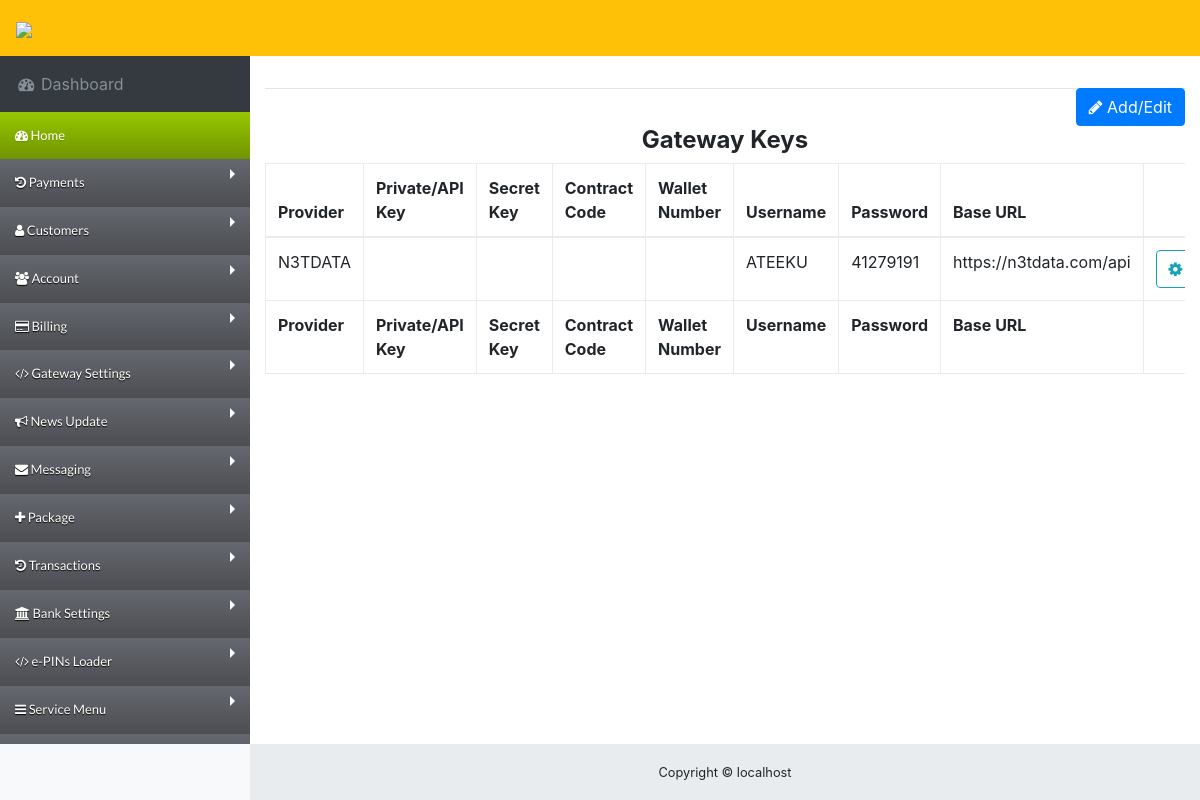
The app's page /app/administrator/api_settings.php (signed in) with its own data.
### tables this page shows
CREATE TABLE `providers_api_key` (
  `serial` int(11) NOT NULL,
  `provider` varchar(100) DEFAULT NULL,
  `privatekey` varchar(512) DEFAULT NULL,
  `secretkey` varchar(512) DEFAULT NULL,
  `contractcode` varchar(100) DEFAULT NULL,
  `wallet_no` varchar(100) DEFAULT NULL,
  `username` varchar(100) DEFAULT NULL,
  `password` varchar(100) DEFAULT NULL,
  `baseurl` varchar(255) DEFAULT NULL
);

### app/administrator/api_settings.php (the view, shortened to what this page needs)
<?php
require('../db.php');
include('../inc/logo.php');
include('inc/header.php');
?>
<body class="fixed-nav sticky-footer bg-light" id="page-top">
 <?php include('inc/nav.php');?>
      </ul>
    </div>
  </nav>
  <div class="content-wrapper">
    <div class="container-fluid ">
      <div class="row justify-content-center">
        <div class="col-12">
          <p>
      <form method="POST" action="javascript:void(0)" id="providerkey">
<a href="#" id="action" class="btn btn-primary float-right"><i class="fa fa-pencil"></i> Add/Edit</a>
   </form>
<hr>
<div class="table-responsive">
     <h4 class="w3-xxxlarge w3-text-yellow" align="center"><b>Gateway Keys </b></h4>
     <?php
     function providerkey($conn){
		$Runqry = $conn->query("SELECT * FROM providers_api_key ");
	 while($rkey[] = $Runqry->fetch_assoc()){}
		return json_encode($rkey);
     }
		?>
     <table class="table table-bordered" id="others" width="100%" cellspacing="0" >
            <thead>
              <tr>
                 <th>Provider</td>
                <th>Private/API Key</td>
                <th>Secret Key</td>
                <th>Contract Code</td>
                <th>Wallet Number</td>
                <th>Username</td>
                  <th>Password</td>
                  <th>Base URL</td>
                <th></th>
              </tr>
              </thead>
              <tfoot>
              <tr>
               <th>Provider</td>
                <th>Private/API Key</td>
                <th>Secret Key</td>
                <th>Contract Code</td>
                <th>Wallet Number</td>
                 <th>Username</td>
                  <th>Password</td>
                  <th>Base URL</td>
                <th></th>
              </tr>
              </tfoot>
              <tbody>
                <?php
               $json_key = json_decode(providerkey($conn));
               foreach($json_key as $row ){
               for ( $i = 0, $m = count($row); $i < $m; $i++){
               ?>
                <tr>
                  <td><?php echo strtoupper($row->provider); ?></td>
                    <td><?php echo $row->privatekey; ?></td>
                    <td><?php echo $row->secretkey; ?></td>
                  <td><?php echo $row->contractcode; ?></td>
                    <td><?php echo $row->wallet_no; ?></td>
                    <td><?php echo $row->username; ?></td>
                    <td><?php echo $row->password; ?></td>
                    <td><?php echo $row->baseurl; ?></td>
                    <td><div class="btn-group dropdown">
											<button type="button" class="btn btn-outline-info dropdown-toggle waves-effect" data-toggle="dropdown" aria-expanded="false"> <i class="fa fa-gear"></i> Action <span class="caret"></span> </button>
										</div>
                          </td>
                </tr>
              <?php } }?>
                </tbody>
            </table>
</div>
</div>
    </div>
  </div>
  </div>
   <?php include('inc/footer.php');?>

### app/administrator/css/sb-admin.css (style rules this page uses)
html { position: relative; min-height: 100%; }
body { overflow-x: hidden; }
body.sticky-footer { margin-bottom: 56px; }
body.sticky-footer .content-wrapper { min-height: calc(100vh - 56px - 56px); }
body.fixed-nav { padding-top: 56px; }
.content-wrapper { min-height: calc(100vh - 56px); padding-top: 1rem; }
.content-wrapper { overflow-x: hidden; background: white; }
@media (min-width: 992px) { .content-wrapper { margin-left: 250px; } }

### app/administrator/inc/header.php (style rules this page uses)
* { box-sizing: border-box; }
.row:after { content: ""; display: table; clear: both; }

### records on screen
providers_api_key: provider "N3TDATA", username "ATEEKU", password "41279191", baseurl "https://n3tdata.com/api"

### other values on screen
$_SERVER['SERVER_NAME'] "localhost"
